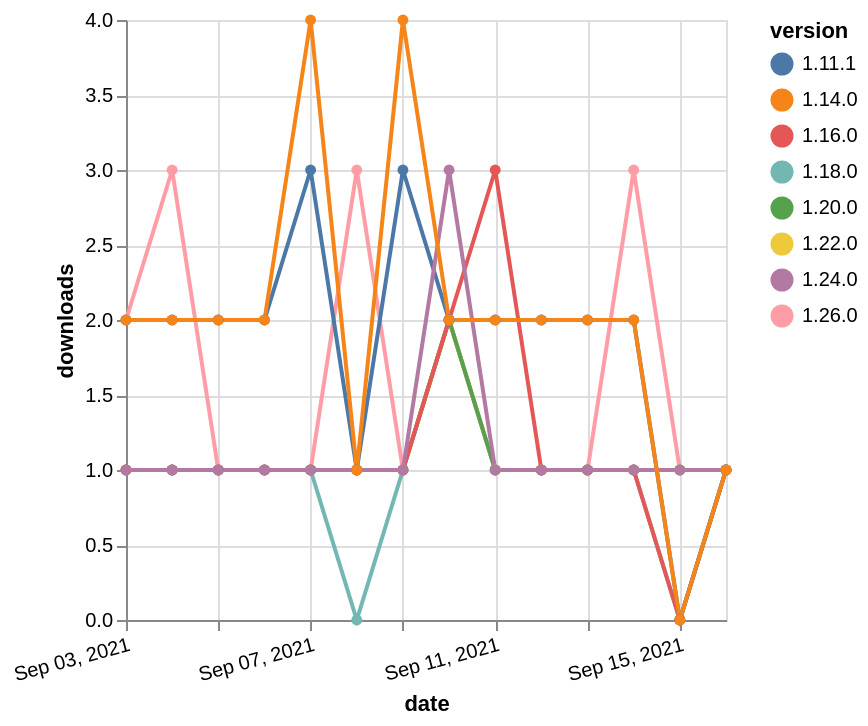

Vega-Lite specification for this chart:
### Vega-Lite specification from a JSON file in a GitHub repository (floating-point values rounded to 4 significant figures)
{"$schema": "https://vega.github.io/schema/vega-lite/v5.json", "description": "A simple bar chart with embedded data.", "data": {"values": [{"date": "2021-09-03", "total": 190, "delta": 1, "version": "1.18.0"}, {"date": "2021-09-04", "total": 191, "delta": 1, "version": "1.18.0"}, {"date": "2021-09-05", "total": 192, "delta": 1, "version": "1.18.0"}, {"date": "2021-09-06", "total": 193, "delta": 1, "version": "1.18.0"}, {"date": "2021-09-07", "total": 194, "delta": 1, "version": "1.18.0"}, {"date": "2021-09-08", "total": 194, "delta": 0, "version": "1.18.0"}, {"date": "2021-09-09", "total": 195, "delta": 1, "version": "1.18.0"}, {"date": "2021-09-10", "total": 197, "delta": 2, "version": "1.18.0"}, {"date": "2021-09-11", "total": 198, "delta": 1, "version": "1.18.0"}, {"date": "2021-09-12", "total": 199, "delta": 1, "version": "1.18.0"}, {"date": "2021-09-13", "total": 200, "delta": 1, "version": "1.18.0"}, {"date": "2021-09-14", "total": 201, "delta": 1, "version": "1.18.0"}, {"date": "2021-09-15", "total": 201, "delta": 0, "version": "1.18.0"}, {"date": "2021-09-16", "total": 202, "delta": 1, "version": "1.18.0"}, {"date": "2021-09-03", "total": 166, "delta": 1, "version": "1.22.0"}, {"date": "2021-09-04", "total": 167, "delta": 1, "version": "1.22.0"}, {"date": "2021-09-05", "total": 168, "delta": 1, "version": "1.22.0"}, {"date": "2021-09-06", "total": 169, "delta": 1, "version": "1.22.0"}, {"date": "2021-09-07", "total": 170, "delta": 1, "version": "1.22.0"}, {"date": "2021-09-08", "total": 171, "delta": 1, "version": "1.22.0"}, {"date": "2021-09-09", "total": 172, "delta": 1, "version": "1.22.0"}, {"date": "2021-09-10", "total": 174, "delta": 2, "version": "1.22.0"}, {"date": "2021-09-11", "total": 175, "delta": 1, "version": "1.22.0"}, {"date": "2021-09-12", "total": 176, "delta": 1, "version": "1.22.0"}, {"date": "2021-09-13", "total": 177, "delta": 1, "version": "1.22.0"}, {"date": "2021-09-14", "total": 178, "delta": 1, "version": "1.22.0"}, {"date": "2021-09-15", "total": 179, "delta": 1, "version": "1.22.0"}, {"date": "2021-09-16", "total": 180, "delta": 1, "version": "1.22.0"}, {"date": "2021-09-03", "total": 128, "delta": 2, "version": "1.26.0"}, {"date": "2021-09-04", "total": 131, "delta": 3, "version": "1.26.0"}, {"date": "2021-09-05", "total": 132, "delta": 1, "version": "1.26.0"}, {"date": "2021-09-06", "total": 133, "delta": 1, "version": "1.26.0"}, {"date": "2021-09-07", "total": 134, "delta": 1, "version": "1.26.0"}, {"date": "2021-09-08", "total": 137, "delta": 3, "version": "1.26.0"}, {"date": "2021-09-09", "total": 138, "delta": 1, "version": "1.26.0"}, {"date": "2021-09-10", "total": 140, "delta": 2, "version": "1.26.0"}, {"date": "2021-09-11", "total": 141, "delta": 1, "version": "1.26.0"}, {"date": "2021-09-12", "total": 142, "delta": 1, "version": "1.26.0"}, {"date": "2021-09-13", "total": 143, "delta": 1, "version": "1.26.0"}, {"date": "2021-09-14", "total": 146, "delta": 3, "version": "1.26.0"}, {"date": "2021-09-15", "total": 147, "delta": 1, "version": "1.26.0"}, {"date": "2021-09-16", "total": 148, "delta": 1, "version": "1.26.0"}, {"date": "2021-09-03", "total": 189, "delta": 1, "version": "1.20.0"}, {"date": "2021-09-04", "total": 190, "delta": 1, "version": "1.20.0"}, {"date": "2021-09-05", "total": 191, "delta": 1, "version": "1.20.0"}, {"date": "2021-09-06", "total": 192, "delta": 1, "version": "1.20.0"}, {"date": "2021-09-07", "total": 193, "delta": 1, "version": "1.20.0"}, {"date": "2021-09-08", "total": 194, "delta": 1, "version": "1.20.0"}, {"date": "2021-09-09", "total": 195, "delta": 1, "version": "1.20.0"}, {"date": "2021-09-10", "total": 197, "delta": 2, "version": "1.20.0"}, {"date": "2021-09-11", "total": 198, "delta": 1, "version": "1.20.0"}, {"date": "2021-09-12", "total": 199, "delta": 1, "version": "1.20.0"}, {"date": "2021-09-13", "total": 200, "delta": 1, "version": "1.20.0"}, {"date": "2021-09-14", "total": 201, "delta": 1, "version": "1.20.0"}, {"date": "2021-09-15", "total": 202, "delta": 1, "version": "1.20.0"}, {"date": "2021-09-16", "total": 203, "delta": 1, "version": "1.20.0"}, {"date": "2021-09-03", "total": 690, "delta": 1, "version": "1.16.0"}, {"date": "2021-09-04", "total": 691, "delta": 1, "version": "1.16.0"}, {"date": "2021-09-05", "total": 692, "delta": 1, "version": "1.16.0"}, {"date": "2021-09-06", "total": 693, "delta": 1, "version": "1.16.0"}, {"date": "2021-09-07", "total": 694, "delta": 1, "version": "1.16.0"}, {"date": "2021-09-08", "total": 695, "delta": 1, "version": "1.16.0"}, {"date": "2021-09-09", "total": 696, "delta": 1, "version": "1.16.0"}, {"date": "2021-09-10", "total": 698, "delta": 2, "version": "1.16.0"}, {"date": "2021-09-11", "total": 701, "delta": 3, "version": "1.16.0"}, {"date": "2021-09-12", "total": 702, "delta": 1, "version": "1.16.0"}, {"date": "2021-09-13", "total": 703, "delta": 1, "version": "1.16.0"}, {"date": "2021-09-14", "total": 704, "delta": 1, "version": "1.16.0"}, {"date": "2021-09-15", "total": 704, "delta": 0, "version": "1.16.0"}, {"date": "2021-09-16", "total": 705, "delta": 1, "version": "1.16.0"}, {"date": "2021-09-03", "total": 2668, "delta": 2, "version": "1.11.1"}, {"date": "2021-09-04", "total": 2670, "delta": 2, "version": "1.11.1"}, {"date": "2021-09-05", "total": 2672, "delta": 2, "version": "1.11.1"}, {"date": "2021-09-06", "total": 2674, "delta": 2, "version": "1.11.1"}, {"date": "2021-09-07", "total": 2677, "delta": 3, "version": "1.11.1"}, {"date": "2021-09-08", "total": 2678, "delta": 1, "version": "1.11.1"}, {"date": "2021-09-09", "total": 2681, "delta": 3, "version": "1.11.1"}, {"date": "2021-09-10", "total": 2683, "delta": 2, "version": "1.11.1"}, {"date": "2021-09-11", "total": 2685, "delta": 2, "version": "1.11.1"}, {"date": "2021-09-12", "total": 2687, "delta": 2, "version": "1.11.1"}, {"date": "2021-09-13", "total": 2689, "delta": 2, "version": "1.11.1"}, {"date": "2021-09-14", "total": 2691, "delta": 2, "version": "1.11.1"}, {"date": "2021-09-15", "total": 2691, "delta": 0, "version": "1.11.1"}, {"date": "2021-09-16", "total": 2692, "delta": 1, "version": "1.11.1"}, {"date": "2021-09-03", "total": 203, "delta": 1, "version": "1.24.0"}, {"date": "2021-09-04", "total": 204, "delta": 1, "version": "1.24.0"}, {"date": "2021-09-05", "total": 205, "delta": 1, "version": "1.24.0"}, {"date": "2021-09-06", "total": 206, "delta": 1, "version": "1.24.0"}, {"date": "2021-09-07", "total": 207, "delta": 1, "version": "1.24.0"}, {"date": "2021-09-08", "total": 208, "delta": 1, "version": "1.24.0"}, {"date": "2021-09-09", "total": 209, "delta": 1, "version": "1.24.0"}, {"date": "2021-09-10", "total": 212, "delta": 3, "version": "1.24.0"}, {"date": "2021-09-11", "total": 213, "delta": 1, "version": "1.24.0"}, {"date": "2021-09-12", "total": 214, "delta": 1, "version": "1.24.0"}, {"date": "2021-09-13", "total": 215, "delta": 1, "version": "1.24.0"}, {"date": "2021-09-14", "total": 216, "delta": 1, "version": "1.24.0"}, {"date": "2021-09-15", "total": 217, "delta": 1, "version": "1.24.0"}, {"date": "2021-09-16", "total": 218, "delta": 1, "version": "1.24.0"}, {"date": "2021-09-03", "total": 2652, "delta": 2, "version": "1.14.0"}, {"date": "2021-09-04", "total": 2654, "delta": 2, "version": "1.14.0"}, {"date": "2021-09-05", "total": 2656, "delta": 2, "version": "1.14.0"}, {"date": "2021-09-06", "total": 2658, "delta": 2, "version": "1.14.0"}, {"date": "2021-09-07", "total": 2662, "delta": 4, "version": "1.14.0"}, {"date": "2021-09-08", "total": 2663, "delta": 1, "version": "1.14.0"}, {"date": "2021-09-09", "total": 2667, "delta": 4, "version": "1.14.0"}, {"date": "2021-09-10", "total": 2669, "delta": 2, "version": "1.14.0"}, {"date": "2021-09-11", "total": 2671, "delta": 2, "version": "1.14.0"}, {"date": "2021-09-12", "total": 2673, "delta": 2, "version": "1.14.0"}, {"date": "2021-09-13", "total": 2675, "delta": 2, "version": "1.14.0"}, {"date": "2021-09-14", "total": 2677, "delta": 2, "version": "1.14.0"}, {"date": "2021-09-15", "total": 2677, "delta": 0, "version": "1.14.0"}, {"date": "2021-09-16", "total": 2678, "delta": 1, "version": "1.14.0"}]}, "width": "container", "mark": {"type": "line", "point": {"filled": true}}, "encoding": {"x": {"field": "date", "type": "temporal", "timeUnit": "yearmonthdate", "title": "date", "axis": {"labelAngle": -15}}, "y": {"field": "delta", "type": "quantitative", "title": "downloads"}, "color": {"field": "version", "type": "nominal"}, "tooltip": {"field": "delta"}}}
